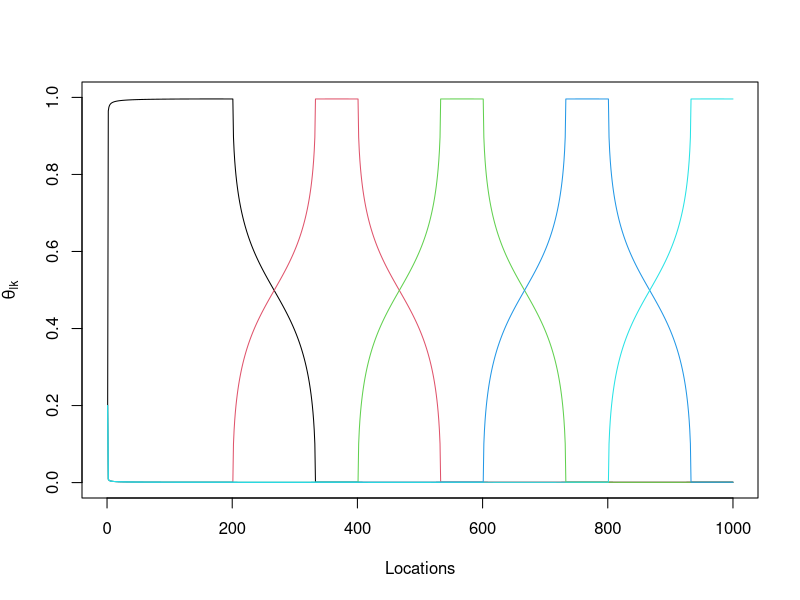

The R source for this figure:
# Generating Parameters

rm(list=ls(all=TRUE))
set.seed(4)
nloc=1000 #number of locations
nspp=200 #number of species
ncommun=5 #number of groups
base=floor(nloc/(ncommun-2))
nobs=5 #number of observation per location
#generate thetas
x=seq(from=-1,to=1,length.out=base)
y=sqrt(1-(x^2))*0.1
min1=0.0001
y[y<min1]=min1
init=floor(nloc/ncommun)
seq1=c(seq(from=1,to=nloc,by=init),nloc)
theta=matrix(min1,nloc,ncommun)
for (i in 1:ncommun){
  seq2=seq1[i]:(seq1[i]+base-1)
  seq3=seq2[seq2<=nloc]
  theta[seq3,i]=y[1:length(seq3)]
}
theta=theta/matrix(apply(theta,1,sum),nloc,ncommun)
theta.true=theta

#visualize thetas
plot(NA,NA,xlim=c(0,nloc),ylim=c(0,1),xlab='Locations',ylab=expression(theta[lk]))
for (i in 1:ncommun) lines(1:nloc,theta[,i],col=i)

#generate the id for each location (loc.id)
loc.id=rep(1:nloc,each=nobs) #nobs observations for each location
#generate phi's
phi=matrix(NA,ncommun,nspp)
phi[]=rbeta(ncommun*nspp,0.5,0.5)
phi[,1:ncommun]=diag(1,ncommun) #to ensure that groups have distinct species composition
phi.true=phi